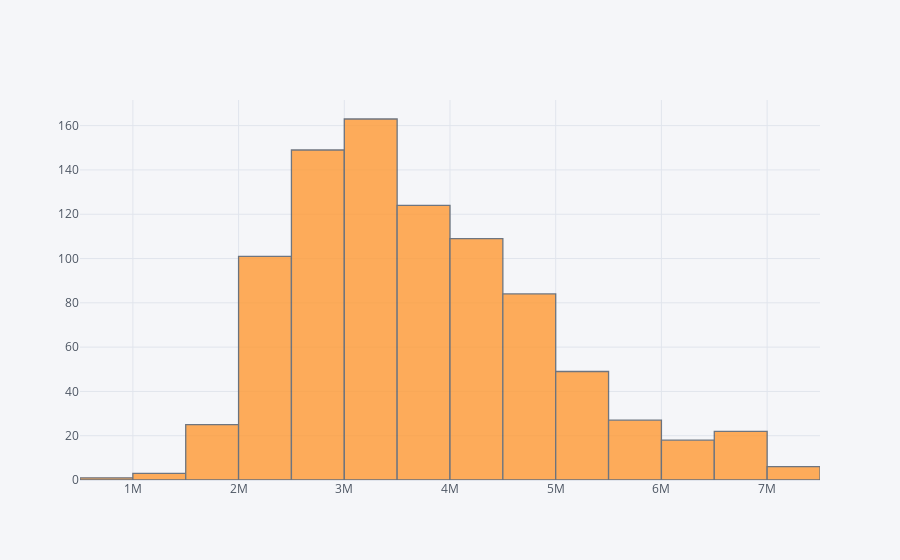

The notebook cell saved with this chart:
### Code cell
df['volume'].iplot(kind='hist',bins=25)

### Figure 1 — Plotly figure (JSON) as saved in the notebook; plotly's stock layout.template omitted (floating-point values rounded to 4 significant figures; data arrays with more than 128 entries replaced by an {"elided": "..."} marker saying what was removed)
{"data": [{"histfunc": "count", "histnorm": "", "marker": {"color": "rgba(255, 153, 51, 1.0)", "line": {"color": "#4D5663", "width": 1.3}}, "name": "volume", "nbinsx": 25, "opacity": 0.8, "orientation": "v", "type": "histogram", "x": {"elided": "881 int values"}}], "layout": {"barmode": "overlay", "legend": {"bgcolor": "#F5F6F9", "font": {"color": "#4D5663"}}, "paper_bgcolor": "#F5F6F9", "plot_bgcolor": "#F5F6F9", "title": {"font": {"color": "#4D5663"}}, "xaxis": {"gridcolor": "#E1E5ED", "showgrid": true, "tickfont": {"color": "#4D5663"}, "title": {"font": {"color": "#4D5663"}, "text": ""}, "zerolinecolor": "#E1E5ED"}, "yaxis": {"gridcolor": "#E1E5ED", "showgrid": true, "tickfont": {"color": "#4D5663"}, "title": {"font": {"color": "#4D5663"}, "text": ""}, "zerolinecolor": "#E1E5ED"}}}
